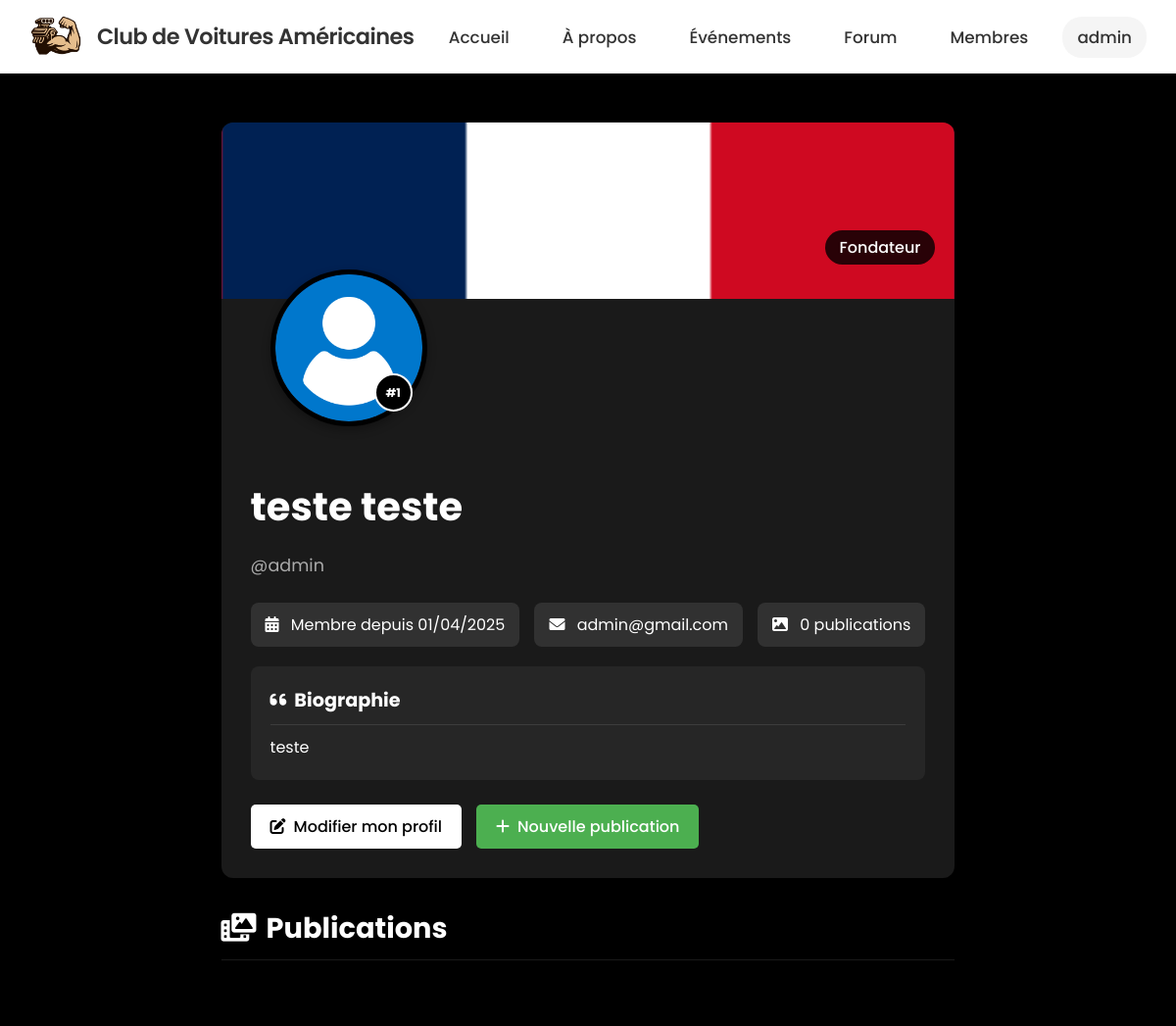
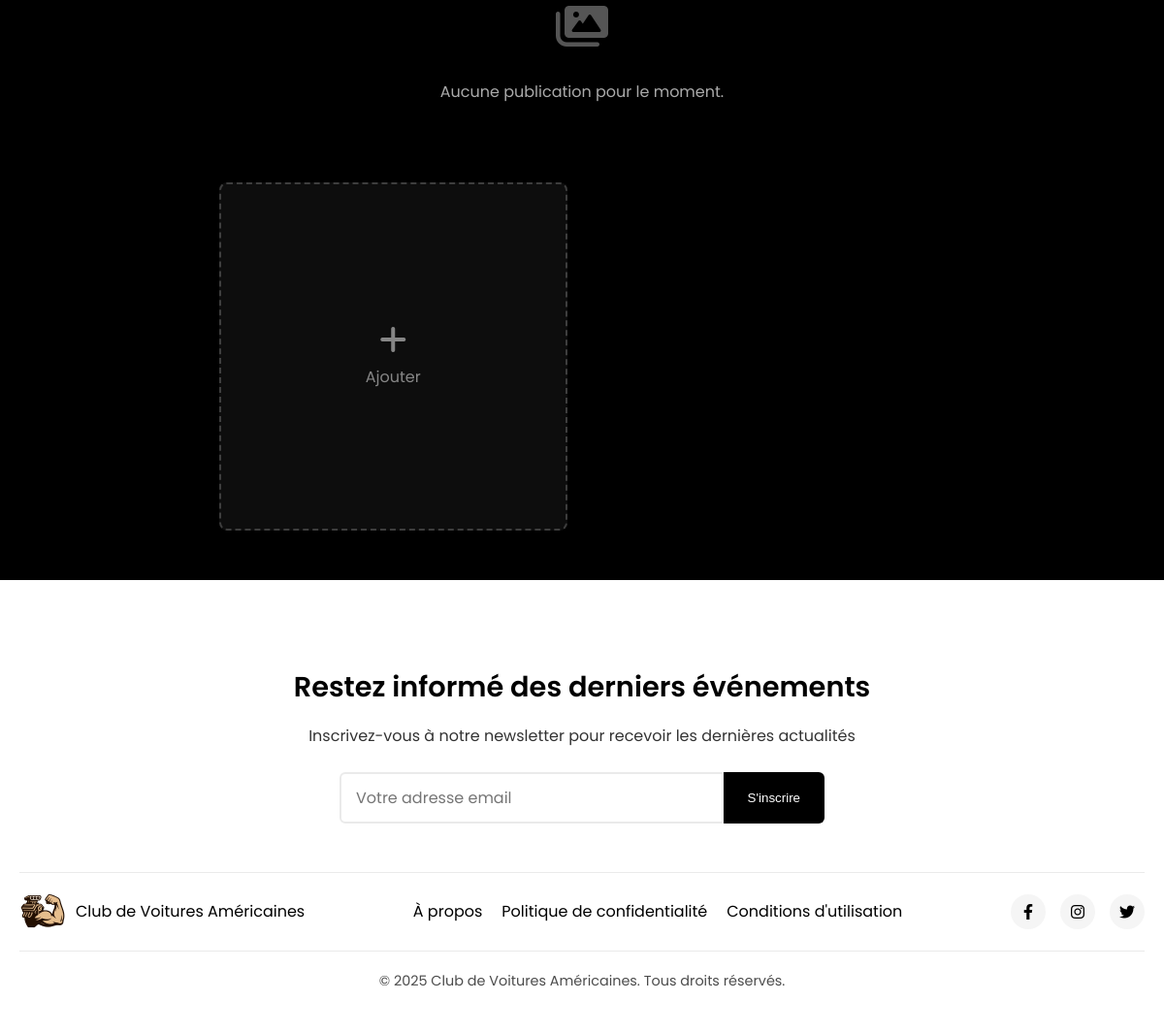
/accounts/profile/ (signed in), run on the app's committed database (2 pictures, top to bottom).
### v1/backend/core/models.py (models this page shows, shortened)
class ClubInfo(models.Model):
    name = models.CharField(max_length=100, default="Club de Voitures Américaines", verbose_name="Nom")
    description = models.TextField(verbose_name="Description")
    founder_info = models.TextField(blank=True, null=True, verbose_name="Informations sur le fondateur")
    cofounder_info = models.TextField(blank=True, null=True, verbose_name="Informations sur le co-fondateur")
    email = models.EmailField(blank=True, null=True, verbose_name="Email")
    phone = models.CharField(max_length=20, blank=True, null=True, verbose_name="Téléphone")
    instagram = models.CharField(max_length=100, blank=True, null=True)
    facebook = models.CharField(max_length=100, blank=True, null=True)
    twitter = models.CharField(max_length=100, blank=True, null=True)
    class Meta:
        verbose_name = "Information du Club"
        verbose_name_plural = "Informations du Club"

### v1/backend/accounts/models.py (models this page shows, shortened)
class UserProfile(models.Model):
    ROLE_CHOICES = (
        ('founder', 'Fondateur'),
        ('co-founder', 'Co-Fondateur'),
        ('member', 'Membre'),
        ('developer', 'Développeur'),
    )
    user = models.OneToOneField(User, on_delete=models.CASCADE, related_name='profile')
    profile_image = models.ImageField(upload_to='profile_images/', default='profile_images/default.png')
    member_id = models.PositiveIntegerField(unique=True)
    role = models.CharField(max_length=20, choices=ROLE_CHOICES, default='member')
    is_approved = models.BooleanField(default=False)
    date_created = models.DateTimeField(auto_now_add=True)
    last_login = models.DateTimeField(blank=True, null=True)
    instagram = models.CharField(max_length=100, blank=True, null=True)
    facebook = models.CharField(max_length=100, blank=True, null=True)
    twitter = models.CharField(max_length=100, blank=True, null=True)
    bio = models.TextField(blank=True, null=True, verbose_name="Biographie")
    banner_image = models.ImageField(upload_to='banner_images/', blank=True, null=True, verbose_name="Image de bannière")
    banner_color = models.CharField(max_length=20, blank=True, null=True, default="#2c3e50", verbose_name="Couleur de bannière")
    banner_approved = models.BooleanField(default=False, verbose_name="Bannière approuvée")
    def get_banner_style(self):
        if self.banner_approved and self.banner_image:
            return f"background-image: url('{self.banner_image.url}'); background-size: cover; background-position: center;"
        elif self.banner_approved and self.banner_color:
            return f"background-color: {self.banner_color};"
        else:
            return "background: linear-gradient(45deg, #2c3e50, #3498db);" # Style par défaut

### v1/backend/accounts/views.py (the view)
# urls.py: path('profile/', views.profile_view, name='profile'),
@login_required
def profile_view(request, username=None):
    if username:
        user = get_object_or_404(User, username=username)
    else:
        user = request.user
    profile = get_object_or_404(UserProfile, user=user)
    if user == request.user:
        posts = Post.objects.filter(user=user).order_by('-created_at')
    else:
        posts = Post.objects.filter(user=user, is_approved=True).order_by('-created_at')
    pending_posts = Post.objects.filter(user=user, is_approved=False).count() if user == request.user else 0
    return render(request, 'accounts/profile.html', {
        'profile_user': user,
        'profile': profile,
        'posts': posts,
        'pending_posts': pending_posts
    })

### v1/backend/templates/accounts/profile.html (shortened to what this page needs)
{% extends 'base/base.html' %}
{% block content %}
<div class="profile-page" style="max-width: 1200px; margin: 50px auto; padding: 0 20px; display: flex; flex-direction: column; gap: 30px;">
    <div class="profile-header" style="position: relative; background-color: rgba(255, 255, 255, 0.1); border-radius: 12px; overflow: hidden; box-shadow: 0 4px 15px rgba(0, 0, 0, 0.3);">
        <div class="profile-banner" style="height: 180px; width: 100%; {{ profile.get_banner_style }}"></div>
        <div class="profile-info" style="position: relative; padding: 20px 30px 30px; margin-top: -50px;">
            <div class="profile-image-container" style="width: 150px; height: 150px; margin-bottom: 15px; position: relative; margin-left: 20px;">
                <div style="width: 150px; height: 150px; border-radius: 50%; overflow: hidden; border: 5px solid black; box-shadow: 0 4px 10px rgba(0,0,0,0.3);">
                    <img src="{{ profile.profile_image.url }}"
                         alt="{{ profile_user.get_full_name }}"
                         style="width: 100%; height: 100%; object-fit: cover;"
                         onerror="this.onerror=null; this.src='/static/img/default-avatar.png';">
                </div>
                <div style="position: absolute; bottom: 5px; right: 5px; background-color: black; color: white; border-radius: 50%; width: 35px; height: 35px; display: flex; justify-content: center; align-items: center; font-size: 12px; border: 2px solid white; font-weight: bold;">
                    #{{ profile.member_id }}
                </div>
            </div>
            <div style="position: absolute; top: -20px; right: 20px; background-color: rgba(0, 0, 0, 0.8); color: white; padding: 5px 15px; border-radius: 20px; font-weight: 500;">
                {{ profile.get_role_display }}
            </div>
            <div style="padding-top: 20px;">
                <h1 style="font-size: 2.5rem; margin-bottom: 5px;">{{ profile_user.get_full_name }}</h1>
                <p style="color: #aaa; margin-bottom: 25px; font-size: 1.1rem;">@{{ profile_user.username }}</p>
                <div style="display: flex; flex-wrap: wrap; gap: 15px; margin-bottom: 20px;">
                    <div style="background-color: rgba(255, 255, 255, 0.1); padding: 10px 15px; border-radius: 8px;">
                        <i class="fas fa-calendar-alt" style="margin-right: 8px;"></i>
                        Membre depuis {{ profile.date_created|date:"d/m/Y" }}
                    </div>
                    {% if user == profile_user %}
                    <div style="background-color: rgba(255, 255, 255, 0.1); padding: 10px 15px; border-radius: 8px;">
                        <i class="fas fa-envelope" style="margin-right: 8px;"></i>
                        {{ profile_user.email }}
                    </div>
                    {% endif %}
                    <div style="background-color: rgba(255, 255, 255, 0.1); padding: 10px 15px; border-radius: 8px;">
                        <i class="fas fa-image" style="margin-right: 8px;"></i>
                        <span id="post-count">{{ posts.count|default:"0" }}</span> publications
                    </div>
                </div>
                {% if profile.bio %}
                <div style="background-color: rgba(255, 255, 255, 0.05); padding: 20px; border-radius: 8px; margin-top: 20px;">
                    <h3 style="margin-top: 0; font-size: 1.2rem; margin-bottom: 10px; border-bottom: 1px solid rgba(255,255,255,0.1); padding-bottom: 10px;">
                        <i class="fas fa-quote-left" style="margin-right: 8px;"></i>Biographie
                    </h3>
                    <p style="margin: 0; line-height: 1.6;">{{ profile.bio }}</p>
                </div>
                {% endif %}
                {% if user == profile_user %}
                    <div style="margin-top: 25px; display: flex; gap: 15px;">
                        <a href="{% url 'profile_edit' %}" style="display: inline-flex; align-items: center; background-color: white; color: black; padding: 10px 20px; text-decoration: none; border-radius: 5px; font-weight: 500; transition: all 0.3s ease;">
                            <i class="fas fa-edit" style="margin-right: 8px;"></i>
                            Modifier mon profil
                        </a>
                        <a href="#" id="add-post-btn" style="display: inline-flex; align-items: center; background-color: #4CAF50; color: white; padding: 10px 20px; text-decoration: none; border-radius: 5px; font-weight: 500; transition: all 0.3s ease;">
                            <i class="fas fa-plus" style="margin-right: 8px;"></i>
                            Nouvelle publication
                        </a>
                    </div>
                {% endif %}
            </div>
        </div>
    </div>
    <div class="profile-content" style="display: flex; flex-direction: column; gap: 20px;">
        <h2 style="margin: 0; font-size: 1.8rem; border-bottom: 1px solid rgba(255, 255, 255, 0.1); padding-bottom: 10px;">
            <i class="fas fa-photo-video" style="margin-right: 10px;"></i>Publications
        </h2>
        <div class="posts-grid" style="display: grid; grid-template-columns: repeat(auto-fill, minmax(250px, 1fr)); gap: 15px;">
            {% for post in posts %}
                <div class="post-item" style="position: relative; aspect-ratio: 1/1; background-color: rgba(255, 255, 255, 0.1); border-radius: 8px; overflow: hidden; cursor: pointer;" onclick="window.location='{% url 'post_detail' post.id %}'">
                    {% if post.image %}
                        <img src="{{ post.image.url }}" alt="Post" style="width: 100%; height: 100%; object-fit: cover;">
                    {% elif post.video %}
                        <div style="width: 100%; height: 100%; display: flex; align-items: center; justify-content: center; background-color: #111;">
                            <i class="fas fa-play-circle" style="font-size: 3rem; opacity: 0.7;"></i>
                        </div>
                    {% endif %}
                    <div class="post-overlay" style="position: absolute; bottom: 0; left: 0; right: 0; background: linear-gradient(transparent, rgba(0,0,0,0.8)); padding: 15px; display: flex; justify-content: space-between; align-items: center; opacity: 0; transition: opacity 0.3s ease;">
                        <div>
                            <i class="fas fa-heart" style="margin-right: 5px;"></i> <span>{{ post.likes.count }}</span>
                        </div>
                        <div>
                            <i class="fas fa-comment" style="margin-right: 5px;"></i> <span>{{ post.comments.count }}</span>
                        </div>
                    </div>
                    {% if not post.is_approved %}
                        <div style="position: absolute; top: 0; left: 0; right: 0; bottom: 0; background-color: rgba(0,0,0,0.6); display: flex; justify-content: center; align-items: center; flex-direction: column;">
                            <i class="fas fa-clock" style="font-size: 2rem; margin-bottom: 10px; color: #f39c12;"></i>
                            <span style="background-color: #f39c12; color: black; padding: 5px 10px; border-radius: 20px; font-size: 0.8rem; font-weight: bold;">En attente d'approbation</span>
                        </div>
                    {% endif %}
                </div>
            {% empty %}
                <div style="grid-column: span 3; text-align: center; padding: 50px 0; color: #aaa;">
                    <i class="fas fa-images" style="font-size: 3rem; margin-bottom: 15px; opacity: 0.5;"></i>
                    <p>Aucune publication pour le moment.</p>
                </div>
            {% endfor %}
            {% if user == profile_user %}
            <div class="add-post-item" style="aspect-ratio: 1/1; background-color: rgba(255, 255, 255, 0.05); border-radius: 8px; display: flex; flex-direction: column; justify-content: center; align-items: center; cursor: pointer; border: 2px dashed rgba(255, 255, 255, 0.2);" onclick="document.getElementById('add-post-btn').click()">
                <i class="fas fa-plus" style="font-size: 2rem; margin-bottom: 10px; color: rgba(255, 255, 255, 0.5);"></i>
                <span style="color: rgba(255, 255, 255, 0.5);">Ajouter</span>
            </div>
            {% endif %}
        </div>
    </div>
</div>
{% endblock %}

### v1/backend/templates/base/base.html (shortened to what this page needs)
<!DOCTYPE html>
<html lang="fr">
<head>
    <link href="https://cdnjs.cloudflare.com/ajax/libs/font-awesome/6.0.0/css/all.min.css" rel="stylesheet">
    <link href="/static/css/style.css" rel="stylesheet">
</head>
<body>
    <nav>
        <div class="nav-left">
            <img src="/static/img/logo.png" alt="logo">
            <span class="nav-title">{% if global_club_info %}{{ global_club_info.name }}{% else %}Club de Voitures Américaines{% endif %}</span>
        </div>
        <div class="nav-center">
            <a href="{% url 'home' %}" class="{% if request.path == '/' %}active{% endif %}">Accueil</a>
            <a href="{% url 'about' %}" class="{% if 'about' in request.path %}active{% endif %}">À propos</a>
            <a href="{% url 'events' %}" class="{% if 'events' in request.path %}active{% endif %}">Événements</a>
            <a href="{% url 'forum:forum_home' %}" class="{% if active_forum or 'forum' in request.path %}active{% endif %}">Forum</a>
            <a href="{% url 'members_list' %}" class="{% if 'members' in request.path %}active{% endif %}">Membres</a>
        </div>
        <div class="nav-right">
            {% if user.is_authenticated %}
                <a href="{% url 'profile' %}">{{ user.username }}</a>
            {% else %}
                <a href="{% url 'login' %}" class="nav-btn login-btn">Connexion</a>
                <a href="{% url 'signup_request' %}" class="nav-btn signup-btn">S'inscrire</a>
            {% endif %}
        </div>
    </nav>
    {% block content %}{% endblock %}
    <footer>
        <div class="footer-container">
            <div class="newsletter">
                <h3>Restez informé des derniers événements</h3>
                <p>Inscrivez-vous à notre newsletter pour recevoir les dernières actualités</p>
                <form class="newsletter-form" method="post" action="{% url 'newsletter_signup' %}">
                    <input type="email" name="email" placeholder="Votre adresse email" required>
                    <button type="submit">S'inscrire</button>
                </form>
            </div>
            <div class="footer-info">
                <div class="footer-logo">
                    <img src="/static/img/logo.png" alt="logo" class="footer-logo-img">
                    <span>{% if global_club_info %}{{ global_club_info.name }}{% else %}Club de Voitures Américaines{% endif %}</span>
                </div>
                <div class="footer-links">
                    <a href="{% url 'about' %}">À propos</a>
                    <a href="#">Politique de confidentialité</a>
                    <a href="#">Conditions d'utilisation</a>
                </div>
                <div class="social-links">
                    <a href="#" aria-label="Facebook"><i class="fab fa-facebook-f"></i></a>
                    <a href="#" aria-label="Instagram"><i class="fab fa-instagram"></i></a>
                    <a href="#" aria-label="Twitter"><i class="fab fa-twitter"></i></a>
                </div>
            </div>
            <div class="copyright">
                <p>&copy; {% now "Y" %} {% if global_club_info %}{{ global_club_info.name }}{% else %}Club de Voitures Américaines{% endif %}. Tous droits réservés.</p>
            </div>
        </div>
    </footer>
</body>
</html>

### data on the page
ClubInfo: name "Club de Voitures Américaines"
UserProfile: get_banner_style (picture), profile_image (placeholder picture), member_id "1", role "Fondateur", date_created "01/04/2025", bio "teste"

### other printed values
{{ user.username }} "admin"
{{ profile_user.get_full_name }} "teste teste"
{{ profile_user.username }} "admin"
{{ profile_user.email }} "admin@gmail.com"
{{ posts.count|default:"0" }} "0"
